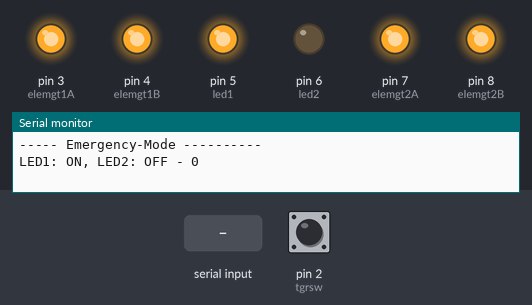
Bench run of a sketch on a simulated Arduino Uno, built with avr-gcc and run on an emulated ATmega328P. Shown: output pins drawn as LEDs (lit = HIGH), the last lines printed to the serial monitor. The inputs (shaded band) are chosen by the test bench; at power-on: pin 2 (tgrsw) HIGH.

Above: at 0.1 s.
2.1 s: "!deprive" received over Serial
At 4.6 s:
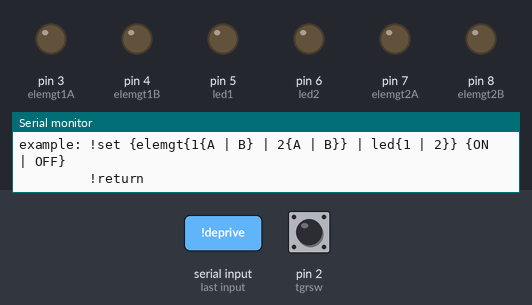
5.5 s: "!set elemgt1A ON" received over Serial
At 7.7 s:
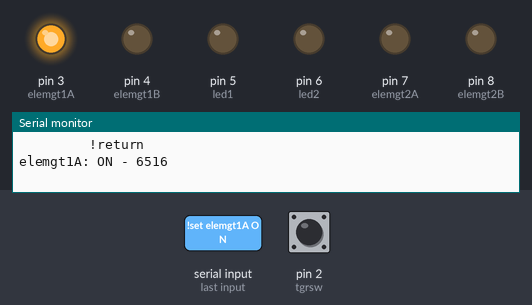
8.0 s: "!set elemgt1B ON" received over Serial
At 9.8 s:
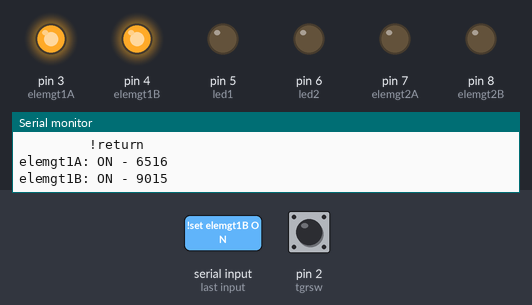
10.5 s: "!set elemgt1A OFF" received over Serial
At 11.9 s:
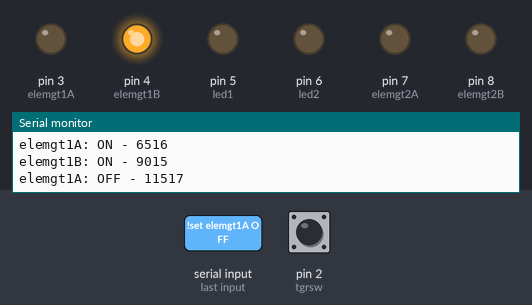
13.0 s: "!set led1 ON" received over Serial
At 14.5 s:
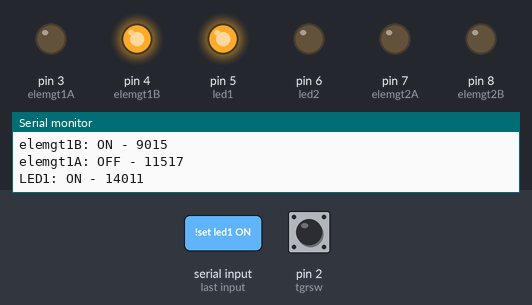
15.5 s: "!set elemgt1B OFF" received over Serial
At 16.8 s:
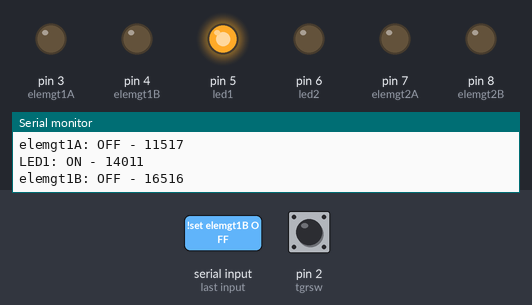
Timing chart, 0 to 18.5 s (numbered marks = the images above; inputs shaded):
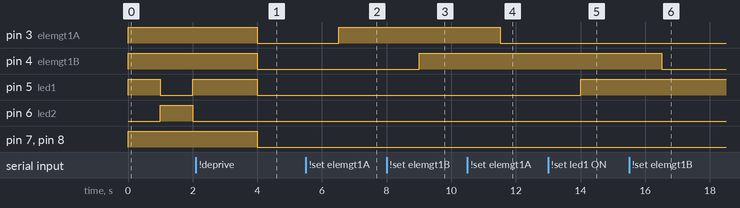

The sketch:

SmartBall.ino
```cpp
/* ピン番号の設定 -------------- */
const int tgrsw        = 2;

const int elemgt1A  = 3;
const int elemgt1B  = 4;
const int led1           = 5;

const int elemgt2A  = 7;
const int elemgt2B  = 8;
const int led2           = 6;
/* ------------------------------------ */

void setup() {
  pinMode(tgrsw, INPUT);

  pinMode(elemgt1A, OUTPUT);
  pinMode(elemgt1B, OUTPUT);
  pinMode(led1, OUTPUT);

  pinMode(elemgt2A, OUTPUT);
  pinMode(elemgt2B, OUTPUT);
  pinMode(led2, OUTPUT);

  Serial.begin(9600);
}

void loop() {
  if (digitalRead(tgrsw) == LOW) {
    Serial.println("----- Normal-Mode --------------");
    while (digitalRead(tgrsw) == LOW) {
      module1(true);
      module2(false);
      Serial.print("module1: ON, module2: OFF - ");
      Serial.println(millis());
      delay(1000);

      if (checkControlModeRequest()) {
        controlMode();
        Serial.println("----- Normal-Mode --------------");
      }

      module1(false);
      module2(true);
      Serial.print("module1: OFF, module2: ON - ");
      Serial.println(millis());
      delay(1000);

      if (checkControlModeRequest()) {
        controlMode();
        Serial.println("----- Normal-Mode --------------");
      }
    }
  } else {
    Serial.println("----- Emergency-Mode ----------");
    xseq();
    while (digitalRead(tgrsw) == HIGH) {
      led(true);
      Serial.print("LED1: ON, LED2: OFF - ");
      Serial.println(millis());
      delay(1000);

      if (checkControlModeRequest()) {
        controlMode();
        Serial.println("----- Emergency-Mode ----------");
        xseq();
      }

      led(false);
      Serial.print("LED1: OFF, LED2: ON - ");
      Serial.println(millis());
      delay(1000);

      if (checkControlModeRequest()) {
        controlMode();
        Serial.println("----- Emergency-Mode ----------");
        xseq();
      }
    }
  }
}

void module1(bool b) {
  digitalWrite(elemgt1A, b ? HIGH : LOW);
  digitalWrite(elemgt1B, b ? HIGH : LOW);
  digitalWrite(led1, b ? HIGH : LOW);
}

void module2(bool b) {
  digitalWrite(elemgt2A, b ? HIGH : LOW);
  digitalWrite(elemgt2B, b ? HIGH : LOW);
  digitalWrite(led2, b ? HIGH : LOW);
}

void xseq() {
  digitalWrite(elemgt1A, HIGH);
  digitalWrite(elemgt1B, HIGH);
  digitalWrite(elemgt2A, HIGH);
  digitalWrite(elemgt2B, HIGH);
}

void led(bool b) {
  digitalWrite(led1, b ? HIGH : LOW);
  digitalWrite(led2, !b ? HIGH : LOW);
}

boolean checkControlModeRequest() {
  if (Serial.available() > 0) {
    if (Serial.readString() == "!deprive") {
      return true;
    }
  }
  return false;
}

void controlMode() {
  module1(false);
  module2(false);
  Serial.println("--- Control-Mode ---------------");
  Serial.println("This system is under the computer control now.");
  Serial.println("example: !set {elemgt{1{A | B} | 2{A | B}} | led{1 | 2}} {ON | OFF}");
  Serial.println("         !return");
  for (;;) {
    if (Serial.available() > 0) {
      String input = Serial.readString();
      if (input == "!set elemgt1A ON") {
        digitalWrite(elemgt1A, HIGH);
        Serial.print("elemgt1A: ON - ");
        Serial.println(millis());
      } else if (input == "!set elemgt1A OFF") {
        digitalWrite(elemgt1A, LOW);
        Serial.print("elemgt1A: OFF - ");
        Serial.println(millis());
      } else if (input == "!set elemgt1B ON") {
        digitalWrite(elemgt1B, HIGH);
        Serial.print("elemgt1B: ON - ");
        Serial.println(millis());
      } else if (input == "!set elemgt1B OFF") {
        digitalWrite(elemgt1B, LOW);
        Serial.print("elemgt1B: OFF - ");
        Serial.println(millis());
      } else if (input == "!set led1 ON") {
        digitalWrite(led1, HIGH);
        Serial.print("LED1: ON - ");
        Serial.println(millis());
      } else if (input == "!set led1 OFF") {
        digitalWrite(led1, LOW);
        Serial.print("LED1: OFF - ");
        Serial.println(millis());
      } else if (input == "!set elemgt2A ON") {
        digitalWrite(elemgt2A, HIGH);
        Serial.print("elemgt2A: ON - ");
        Serial.println(millis());
      } else if (input == "!set elemgt2A OFF") {
        digitalWrite(elemgt2A, LOW);
        Serial.print("elemgt2A: OFF - ");
        Serial.println(millis());
      } else if (input == "!set elemgt2B ON") {
        digitalWrite(elemgt2B, HIGH);
        Serial.print("elemgt2B: ON - ");
        Serial.println(millis());
      } else if (input == "!set elemgt2B OFF") {
        digitalWrite(elemgt2B, LOW);
        Serial.print("elemgt2B: OFF - ");
        Serial.println(millis());
      } else if (input == "!set led2 ON") {
        digitalWrite(led2, HIGH);
        Serial.print("LED2: ON - ");
        Serial.println(millis());
      } else if (input == "!set led2 OFF") {
        digitalWrite(led2, LOW);
        Serial.print("LED2: OFF - ");
        Serial.println(millis());
      } else if (input == "!return") {
        Serial.println("Returned the control to the microcomputer.");
        break;
      } else {
        Serial.print("Incorrect: ");
        Serial.println(input);
      }
    }
  }
}
```

Measured:
- after the input at 2.1 s, pin 3 (elemgt1A), pin 4 (elemgt1B), pin 7 (elemgt2A), pin 8 (elemgt2B): HIGH → LOW after 1.9 s; pin 6 (led2): stays LOW (without the input it goes to HIGH after 0.90 s)
- after the input at 5.5 s, pin 3 (elemgt1A): LOW → HIGH after 1.0 s
- after the input at 8.0 s, pin 4 (elemgt1B): LOW → HIGH after 1.0 s
- after the input at 10.5 s, pin 3 (elemgt1A): HIGH → LOW after 1.0 s
- after the input at 13.0 s, pin 5 (led1): LOW → HIGH after 1.0 s
- after the input at 15.5 s, pin 4 (elemgt1B): HIGH → LOW after 1.0 s
